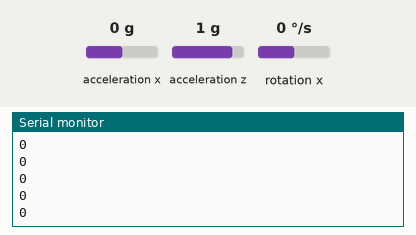
This sketch was run on a simulated Arduino Uno, built with avr-gcc and run on an emulated ATmega328P. On the bench: the last lines printed to the serial monitor. Inputs (shaded band) come from the test bench; at power-on: acceleration x 0 g, acceleration z 1 g, rotation x 0 °/s.

Above: at 1.2 s.
1.3 s: acceleration x set to -1.4 g
At 1.9 s:
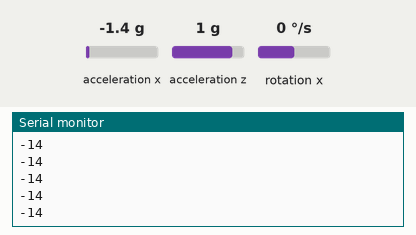
2.8 s: acceleration z set to -1.4 g
At 3.4 s:
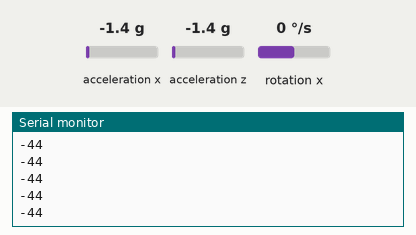
4.3 s: rotation x set to -192 °/s
At 4.9 s:
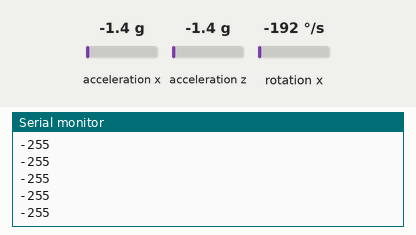
Timing chart, 0 to 7.3 s (numbered marks = the images above; inputs shaded):
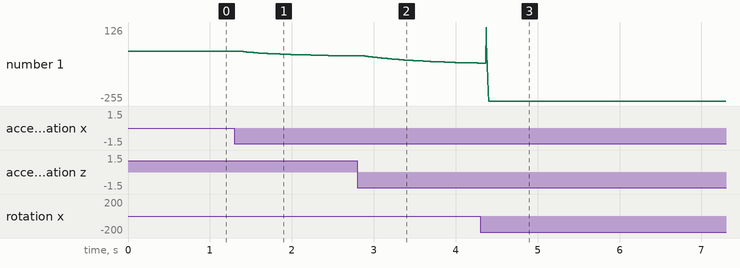

The sketch:

PID_with_Lib.ino
```cpp
#include <Wire.h>

// From I2Cdev install zip the following 2 folders under Arduino and install them through the IDE
// https://github.com/jrowberg/i2cdevlib
#include "I2Cdev.h"
#include "MPU6050.h"

MPU6050 mpu;


/* MPU */
int16_t AcX, AcZ, GyX;

const int TILT_RANGE = 16000; // 0 - 16 000 (corresponds to approx. 0 - 90°)

/* MOTOR */
volatile int motorPower;

/* PID */
volatile float accAngle, gyroAngle, currentAngle, prevAngle=0, error, prevError=0, errorSum=0;

/*
 * Fine tuning the PID constants
1. Set Ki and Kd to zero and gradually increase Kp so that the robot starts to oscillate about the zero position.

2. Increase Ki so that the response of the robot is faster when it is out of balance.
Ki should be large enough so that the angle of inclination does not increase.
The robot should come back to zero position if it is inclined.

3. Increase Kd so as to reduce the oscillations. The overshoots should also be reduced by now.

4. Repeat the above steps by fine tuning each parameter to achieve the best result.
*/
const float Kp = 0.5;
const float Ki = 0.05;
const float Kd = 0.01;
const float targetAngle = 0;

unsigned long prevTimePID;
unsigned long currentTimePID;
float elapsedTimeSecondsPID;

void setup() {
  Serial.begin(9600);

  mpu.initialize();
  // todo raise the value when done developing
  mpu.CalibrateAccel(2);
  mpu.CalibrateGyro(2);

  prevTimePID = millis();
}


void loop() {
  AcX = mpu.getAccelerationX();
  AcZ = mpu.getAccelerationZ();
  GyX = mpu.getRotationX();

  calculatePID();

  // todo remove
//  delay(40);
  Serial.println(motorPower);

}

void calculatePID() {
  accAngle = atan2f(AcX, AcZ)*RAD_TO_DEG;


  currentTimePID = millis();
  elapsedTimeSecondsPID = (currentTimePID - prevTimePID) / 1000.0f;
  prevTimePID = currentTimePID;

  gyroAngle = (float) GyX * (elapsedTimeSecondsPID);


  // even the angle out by adding to the previous angle
  // the magic numbers are part of the equation for the complementary filter
  currentAngle = 0.9934 * (prevAngle + gyroAngle) + 0.0066 * (accAngle);

  error = currentAngle - targetAngle;
  errorSum = errorSum + error;
  errorSum = constrain(errorSum, -300, 300);

  // calculate output from P, I and D values
  motorPower = Kp*error + Ki*errorSum*elapsedTimeSecondsPID - Kd*(currentAngle-prevAngle)/elapsedTimeSecondsPID;
  motorPower = constrain(motorPower, -255, 255);

  prevAngle = currentAngle;
}
```

Measured:
- after the input at 1.3 s, the serial monitor: prints a new line after 0.07 s (image 1)
- after the input at 2.8 s, the serial monitor: prints a new line after 0.15 s (image 2)
- after the input at 4.3 s, the serial monitor: prints a new line after 0.07 s (image 3)
- plotted number 1: 0 → -23 after the input at 1.3 s, -23 → -60 after the input at 2.8 s
